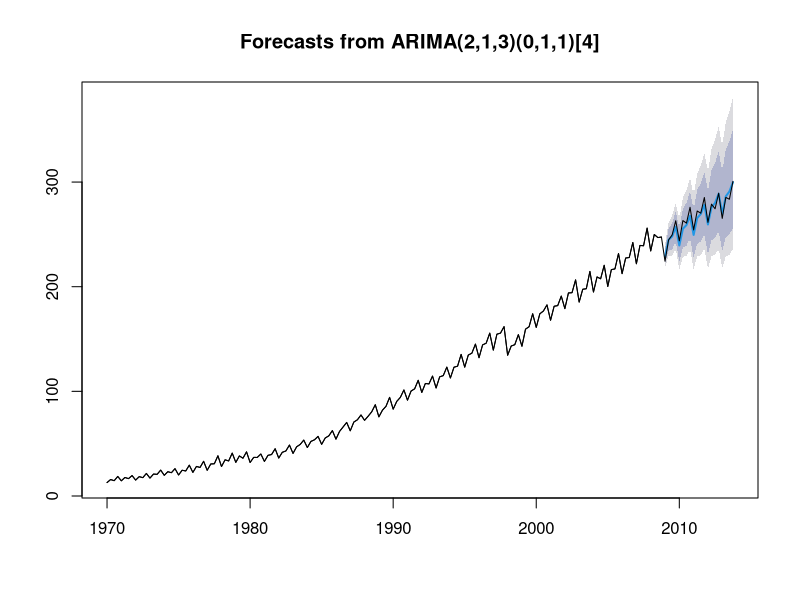

This figure's R source:
library(forecast)
fo1 <- "https://github.com/data-better/Forecasting/tree/gh-pages/data/"
gdp <- read.csv("gdpq.csv", header=TRUE)
gdp_o  <- ts(gdp[,1] / 1000, start=1970, frequency=4)
gdp_sa <- ts(gdp[,2] / 1000, start=1970, frequency=4)
gdp_gr <- ts((gdp_sa - lag(gdp_sa, -1)) / lag(gdp_sa, -1)*100, start=c(1970,2), frequency=4)

# Fit model to first few years of AirPassengers data
gdp.model <- Arima(window(gdp_o, end=2008+11/12), order=c(2,1,3), seasonal=list(order=c(0,1,1), period=4), lambda=0)
plot(forecast(gdp.model, h=20))
lines(gdp_o)
